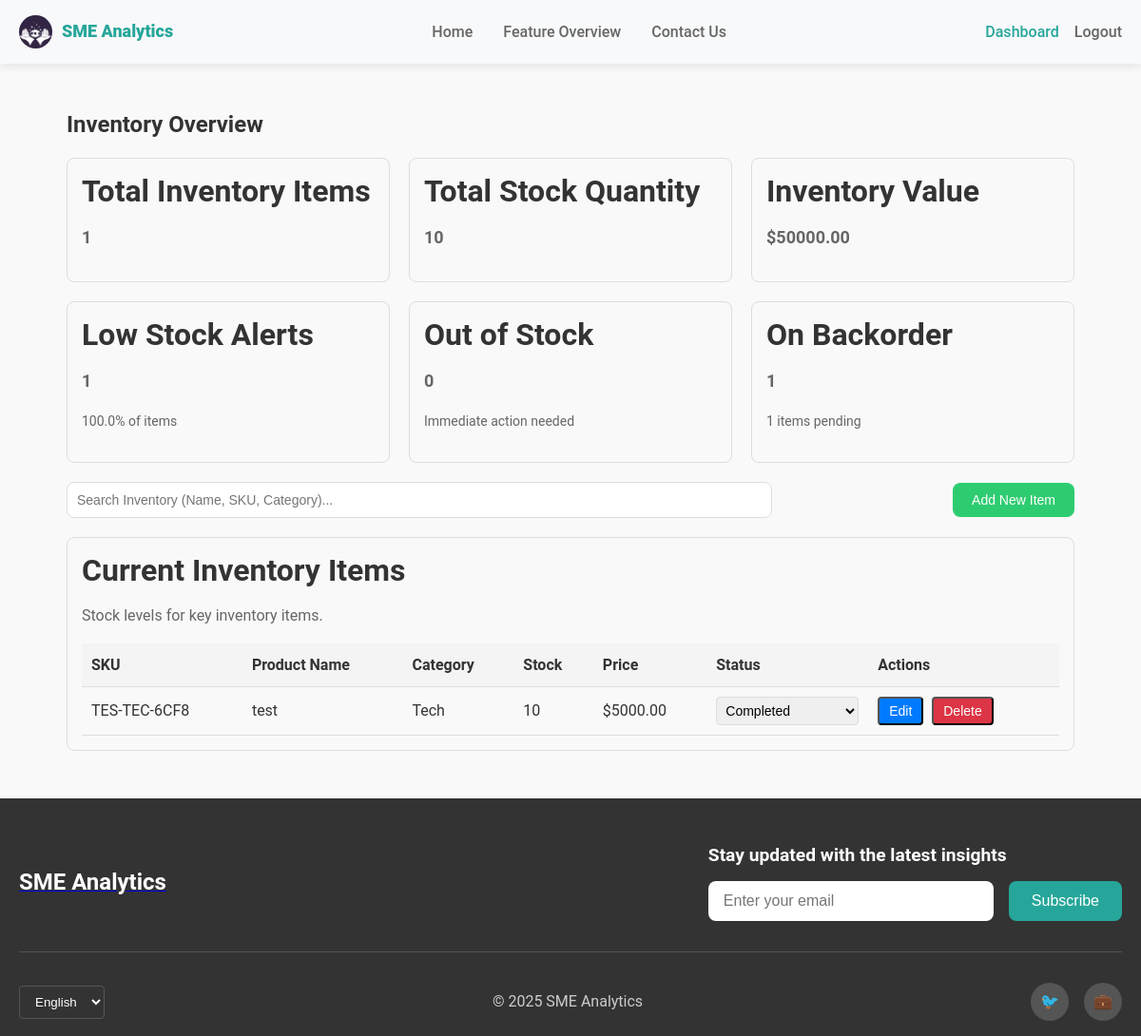
Page /inventory (signed in) on the committed database.
### tables this page shows
CREATE TABLE "inventory" (
	"id"	TEXT,
	"user_id"	TEXT NOT NULL,
	"sku"	TEXT NOT NULL,
	"name"	TEXT NOT NULL,
	"category"	TEXT NOT NULL,
	"stock"	INTEGER NOT NULL,
	"price"	REAL NOT NULL,
	"status"	TEXT NOT NULL,
	PRIMARY KEY("id"),
	FOREIGN KEY("user_id") REFERENCES "users"("id")
);

### app.py (the view)
@app.route('/inventory', endpoint='inventory')
def inventory():
    if 'user_id' not in session:
        flash('Please log in to access the inventory page.', 'error')
        return redirect(url_for('login'))
    conn = sqlite3.connect('database.db')
    c = conn.cursor()
    try:
        c.execute('SELECT id, sku, name, category, stock, price, status FROM inventory WHERE user_id = ?', (session['user_id'],))
        inventory_items = []
        for row in c.fetchall():
            inventory_items.append({
                'id': row[0],
                'sku': row[1],
                'name': row[2],
                'category': row[3],
                'stock': row[4],
                'price': row[5],
                'status': row[6]
            })
        total_items = len(inventory_items)
        total_stock = sum(item['stock'] for item in inventory_items)
        inventory_value = sum(item['stock'] * item['price'] for item in inventory_items)
        low_stock = sum(1 for item in inventory_items if 0 < item['stock'] <= 15)
        out_of_stock = sum(1 for item in inventory_items if item['stock'] == 0)
        on_backorder = 1  # Mock value; replace with actual logic if needed
    except sqlite3.OperationalError as e:
        flash(f'Database error: {str(e)}. Please ensure the database is initialized correctly.', 'error')
        return redirect(url_for('dashboard'))
    finally:
        conn.close()
    return render_template('inventory.html',
                          inventory_items=inventory_items,
                          total_items=total_items,
                          total_stock=total_stock,
                          inventory_value=inventory_value,
                          low_stock=low_stock,
                          out_of_stock=out_of_stock,
                          on_backorder=on_backorder)

### templates/inventory.html (shortened to what this page needs)
<!DOCTYPE html>
<html lang="en">
<head>
    <link rel="stylesheet" href="styles.css">
</head>
<body>
    <header class="header">
    <nav class="navbar">
        <div class="nav-container">
            <a href="{{ url_for('index') }}" class="logo">
                <img src="{{ url_for('static', filename='images/logo.png') }}" alt="SME Analytics Logo" class="img-logo">
                <span class="nav-link-logo active">SME Analytics</span>
            </a>
            <ul class="nav-links">
                <li><a href="{{ url_for('index') }}" class="nav-link ">Home</a></li>
                <li><a href="{{ url_for('features_overview') }}" class="nav-link">Feature Overview</a></li>
                <li><a href="{{ url_for('contact_us') }}" class="nav-link">Contact Us</a></li>
            </ul>
            <div class="nav-buttons">
                {% if session.get('user_id') %}
                <a href="{{ url_for('dashboard') }}" class="nav-link active">Dashboard</a>
                <a href="{{ url_for('logout') }}" class="nav-link">Logout</a>
            {% else %}
                <a href="{{ url_for('login') }}" class="btn btn-secondary">Log In</a>
                <a href="{{ url_for('signup') }}" class="btn btn-secondary">Sign Up</a>
            {% endif %}
            </div>
        </div>
    </nav>
</header>
<section class="inventory-section">
        <div class="container">
            <h1>Inventory Overview</h1>
            <div class="metrics-grid">
                <div class="metrics-card">
                    <h3>Total Inventory Items</h3>
                    <p class="metric-value">{{ total_items }}</p>
                </div>
                <div class="metrics-card">
                    <h3>Total Stock Quantity</h3>
                    <p class="metric-value">{{ total_stock }}</p>
                </div>
                <div class="metrics-card">
                    <h3>Inventory Value</h3>
                    <p class="metric-value">${{ "%.2f" | format(inventory_value) }}</p>
                </div>
                <div class="metrics-card">
                    <h3>Low Stock Alerts</h3>
                    <p class="metric-value {{ 'red' if low_stock > 0 else '' }}">{{ low_stock }}</p>
                    <p class="metric-change">{{ "%.1f" | format((low_stock / total_items * 100) if total_items > 0 else 0) }}% of items</p>
                </div>
                <div class="metrics-card">
                    <h3>Out of Stock</h3>
                    <p class="metric-value {{ 'red' if out_of_stock > 0 else '' }}">{{ out_of_stock }}</p>
                    <p class="metric-change {{ 'red' if out_of_stock > 0 else '' }}">Immediate action needed</p>
                </div>
                <div class="metrics-card">
                    <h3>On Backorder</h3>
                    <p class="metric-value">{{ on_backorder }}</p>
                    <p class="metric-change">{{ on_backorder }} items pending</p>
                </div>
            </div>
            <div class="inventory-controls">
                <input type="text" placeholder="Search Inventory (Name, SKU, Category)..." class="search-bar">
                <button class="add-item-btn" onclick="toggleAddItemForm()">Add New Item</button>
            </div>
            <div class="chart-card">
                <h3>Current Inventory Items</h3>
                <p>Stock levels for key inventory items.</p>
                <table>
                    <tr>
                        <th>SKU</th>
                        <th>Product Name</th>
                        <th>Category</th>
                        <th>Stock</th>
                        <th>Price</th>
                        <th>Status</th>
                        <th>Actions</th>
                    </tr>
                    {% for item in inventory_items %}
                    <tr data-id="{{ item.id }}">
                        <td class="sku">{{ item.sku }}</td>
                        <td>
                            <span class="view-mode">{{ item.name }}</span>
                        </td>
                        <td>
                            <span class="view-mode">{{ item.category }}</span>
                        </td>
                        <td>
                            <span class="view-mode">{{ item.stock }}</span>
                        </td>
                        <td>
                            <span class="view-mode">${{ "%.2f" | format(item.price) }}</span>
                        </td>
                        <td>
                            <form action="/update-inventory-status" method="POST" style="display:inline;">
                                <select name="status" onchange="this.form.submit()">
                                    <option value="Completed" {% if item.status == "Completed" %}selected{% endif %}>Completed</option>
                                </select>
                            </form>
                        </td>
                        <td>
                            <button type="button" class="action-btn edit-btn view-mode">Edit</button>
                            <form action="/delete-inventory-item" method="POST" style="display:inline;" onsubmit="return confirm('Are you sure you want to delete this item?');">
                                <button type="submit" class="action-btn delete-btn">Delete</button>
                            </form>
                        </td>
                    </tr>
                    {% endfor %}
                </table>
            </div>
        </div>
    </section>
     <footer class="footer">
        <div class="container">
            <div class="footer-content">
                <a href="{{ url_for('index') }}" class="footer-logo">
                    <span class="logo-text">SME Analytics</span>
                </a>
                <div class="newsletter">
                    <h4 class="newsletter-title">Stay updated with the latest insights</h4>
                    <form class="newsletter-form" id="newsletter-form" method="POST" action="{{ url_for('newsletter') }}">
                        <input type="email" id="email-input" name="email" class="newsletter-input" placeholder="Enter your email">
                        <button type="submit" class="btn btn-primary">Subscribe</button>
                    </form>
                </div>
            </div>
            <div class="footer-bottom">
                <select class="language-selector">
                    <option>English</option>
                </select>
                <p class="footer-text">© 2025 SME Analytics</p>
                <div class="social-icons">
                    <a href="#" class="social-icon">🐦</a>
                    <a href="#" class="social-icon">💼</a>
                </div>
            </div>
        </div>
    </footer>
  <link rel="stylesheet" href="{{ url_for('static', filename='css/styles.css') }}">
</body>
</html>

### static/css/styles.css (style rules this page uses)
* { margin: 0; padding: 0; box-sizing: border-box; }
body { font-family: 'Roboto', sans-serif; line-height: 1.6; color: #333; background-color: #fff; }
.container { max-width: 1200px; margin: 0 auto; padding: 0 20px; }
h1, h2, h3, h4, h5, h6 { font-weight: 700; line-height: 1.2; margin-bottom: 1rem; }
h1 { font-size: 3rem; }
h3 { font-size: 2rem; }
p { margin-bottom: 1rem; color: #666; }
.img-logo { width: 35px; height: 35px; border-radius: 50%; }
.btn { padding: 12px 24px; border: none; border-radius: 8px; font-weight: 500; font-size: 1rem; cursor: pointer; transition: all 0.3s ease; text-decoration: none; display: inline-block; text-align: center; }
.btn-primary { background-color: #26A69A; color: white; }
.header { background-color: #f8f9fa; box-shadow: 0 2px 10px rgba(0, 0, 0, 0.1); position: sticky; top: 0; z-index: 1000; }
.navbar { padding: 1rem 0; }
.nav-container { max-width: 1200px; margin: 0 auto; padding: 0 20px; display: flex; justify-content: space-between; align-items: center; }
.logo { display: flex; align-items: center; gap: 10px; text-decoration: none; }
.logo-text { font-size: 1.5rem; font-weight: 700; color: #333; padding-bottom: 4px; }
.nav-links { display: flex; list-style: none; gap: 2rem; }
.nav-link { text-decoration: none; color: #666; font-weight: 500; transition: color 0.3s ease; }
.nav-link-logo { text-decoration: none; color: #666; font-weight: 800; transition: color 0.3s ease; font-size: large; }
.nav-link:hover, .nav-link.active { color: #26A69A; }
.nav-link-logo:hover, .nav-link-logo.active { color: #26A69A; }
.nav-buttons { display: flex; gap: 1rem; }
.footer { background-color: #333; color: white; padding: 3rem 0 1rem; }
.footer-content { display: flex; justify-content: space-between; align-items: center; margin-bottom: 2rem; }
.footer-logo .logo-text { color: white; }
.newsletter-title { color: white; margin-bottom: 1rem; font-size: 1.2rem; }
.newsletter-form { display: flex; gap: 1rem; }
.newsletter-input { padding: 12px 16px; border: none; border-radius: 8px; width: 300px; font-size: 1rem; }
.footer-bottom { display: flex; justify-content: space-between; align-items: center; padding-top: 2rem; border-top: 1px solid #555; }
.language-selector { background: transparent; color: white; border: 1px solid #555; border-radius: 4px; padding: 8px 12px; }
.footer-text { color: #ccc; margin: 0; }
.social-icons { display: flex; gap: 1rem; }
.social-icon { width: 40px; height: 40px; background: #555; border-radius: 50%; display: flex; align-items: center; justify-content: center; text-decoration: none; transition: background-color 0.3s ease; }
html { scroll-behavior: smooth; }
.analytics-grid, .metrics-grid, .charts-grid { display: grid; gap: 20px; }
.metrics-grid { grid-template-columns: repeat(3, 1fr); margin: 20px 0; }
.analytics-card, .metrics-card, .chart-card { padding: 15px; border: 1px solid #ddd; border-radius: 8px; }
.metric-value { font-size: 18px; font-weight: bold; }
.metric-change { font-size: 14px; }
table { width: 100%; border-collapse: collapse; }
th, td { padding: 10px; text-align: left; border-bottom: 1px solid #ddd; }
th { background: #f4f4f4; }
.inventory-section, .sales-section { padding: 50px; background: #f9f9f9; }
.container { max-width: 1200px; margin: auto; }
.inventory-section h1, .sales-section h1 { font-size: 24px; margin-bottom: 20px; }
.inventory-controls { display: flex; justify-content: space-between; align-items: center; margin: 20px 0; }
.search-bar { padding: 10px; width: 70%; border: 1px solid #ddd; border-radius: 8px; font-size: 14px; }
.add-item-btn { padding: 10px 20px; background: #2ecc71; color: white; border: none; border-radius: 8px; cursor: pointer; font-size: 14px; }
.action-btn { display: inline-block; padding: 5px 10px; margin-right: 5px; text-decoration: none; color: #fff; border-radius: 4px; font-size: 14px; }
.edit-btn { background-color: #007bff; }
.delete-btn { background-color: #dc3545; }
table td input[type="text"], table td input[type="number"], table td select { width: 100%; padding: 5px; border: 1px solid #ddd; border-radius: 4px; font-size: 14px; box-sizing: border-box; }
table td select { max-width: 150px; }
table td form select { padding: 5px; border: 1px solid #ddd; border-radius: 4px; font-size: 14px; width: 100%; max-width: 150px; }

### rows in the picture
inventory: sku "TES-TEC-6CF8", name "test", category "Tech", stock "10", price "5000.00", status "Completed"

### other values in the picture
{{ total_items }} "1"
{{ total_stock }} "10"
{{ "%.2f" | format(inventory_value) }} "50000.00"
{{ low_stock }} "1"
{{ out_of_stock }} "0"
{{ on_backorder }} "1"
